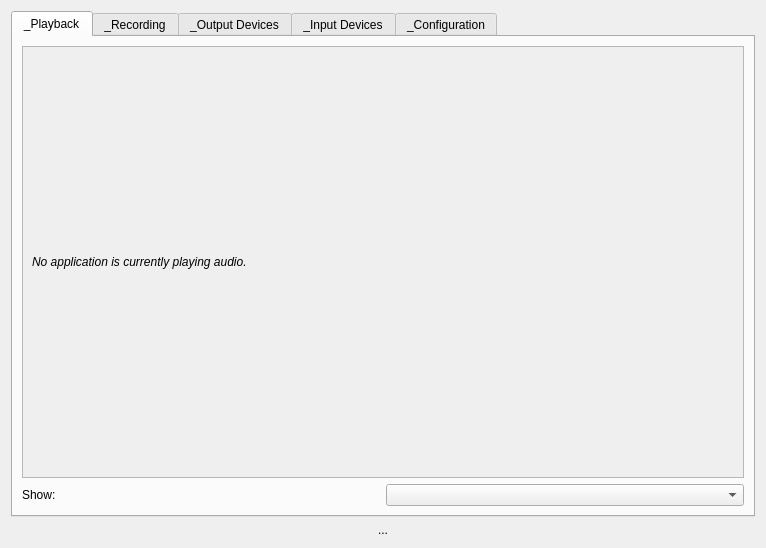
<?xml version="1.0" encoding="UTF-8"?>
<ui version="4.0">
 <class>MainWindow</class>
 <widget class="QDialog" name="MainWindow">
  <property name="geometry">
   <rect>
    <x>0</x>
    <y>0</y>
    <width>766</width>
    <height>548</height>
   </rect>
  </property>
  <property name="windowTitle">
   <string>Volume Control</string>
  </property>
  <property name="windowIcon">
   <iconset theme="multimedia-volume-control"/>
  </property>
  <layout class="QVBoxLayout" name="verticalLayout">
   <item>
    <widget class="QTabWidget" name="notebook">
     <property name="currentIndex">
      <number>0</number>
     </property>
     <widget class="QWidget" name="tab">
      <attribute name="title">
       <string>_Playback</string>
      </attribute>
      <layout class="QGridLayout" name="gridLayout">
       <item row="0" column="0" colspan="2">
        <widget class="QScrollArea" name="scrollArea">
         <property name="widgetResizable">
          <bool>true</bool>
         </property>
         <widget class="QWidget" name="streamsVBox">
          <property name="geometry">
           <rect>
            <x>0</x>
            <y>0</y>
            <width>730</width>
            <height>423</height>
           </rect>
          </property>
          <layout class="QVBoxLayout" name="verticalLayout_2">
           <item>
            <widget class="QLabel" name="noStreamsLabel">
             <property name="text">
              <string>&lt;i&gt;No application is currently playing audio.&lt;/i&gt;</string>
             </property>
            </widget>
           </item>
          </layout>
         </widget>
        </widget>
       </item>
       <item row="1" column="0">
        <widget class="QLabel" name="label">
         <property name="text">
          <string>Show:</string>
         </property>
        </widget>
       </item>
       <item row="1" column="1">
        <widget class="QComboBox" name="sinkInputTypeComboBox"/>
       </item>
      </layout>
     </widget>
     <widget class="QWidget" name="tab_2">
      <attribute name="title">
       <string>_Recording</string>
      </attribute>
      <layout class="QGridLayout" name="gridLayout_2">
       <item row="0" column="0" colspan="2">
        <widget class="QScrollArea" name="scrollArea_2">
         <property name="widgetResizable">
          <bool>true</bool>
         </property>
         <widget class="QWidget" name="recsVBox">
          <property name="geometry">
           <rect>
            <x>0</x>
            <y>0</y>
            <width>730</width>
            <height>423</height>
           </rect>
          </property>
          <layout class="QVBoxLayout" name="verticalLayout_3">
           <item>
            <widget class="QLabel" name="noRecsLabel">
             <property name="text">
              <string>&lt;i&gt;No application is currently recording audio.&lt;/i&gt;</string>
             </property>
            </widget>
           </item>
          </layout>
         </widget>
        </widget>
       </item>
       <item row="1" column="0">
        <widget class="QLabel" name="label_2">
         <property name="text">
          <string>Show:</string>
         </property>
        </widget>
       </item>
       <item row="1" column="1">
        <widget class="QComboBox" name="sourceOutputTypeComboBox"/>
       </item>
      </layout>
     </widget>
     <widget class="QWidget" name="tab_3">
      <attribute name="title">
       <string>_Output Devices</string>
      </attribute>
      <layout class="QGridLayout" name="gridLayout_3">
       <item row="0" column="0" colspan="2">
        <widget class="QScrollArea" name="scrollArea_3">
         <property name="widgetResizable">
          <bool>true</bool>
         </property>
         <widget class="QWidget" name="sinksVBox">
          <property name="geometry">
           <rect>
            <x>0</x>
            <y>0</y>
            <width>730</width>
            <height>423</height>
           </rect>
          </property>
          <layout class="QVBoxLayout" name="verticalLayout_4">
           <item>
            <widget class="QLabel" name="noSinksLabel">
             <property name="text">
              <string>&lt;i&gt;No output devices available&lt;/i&gt;</string>
             </property>
            </widget>
           </item>
          </layout>
         </widget>
        </widget>
       </item>
       <item row="1" column="0">
        <widget class="QLabel" name="label_3">
         <property name="text">
          <string>Show:</string>
         </property>
        </widget>
       </item>
       <item row="1" column="1">
        <widget class="QComboBox" name="sinkTypeComboBox"/>
       </item>
      </layout>
     </widget>
     <widget class="QWidget" name="tab_4">
      <attribute name="title">
       <string>_Input Devices</string>
      </attribute>
      <layout class="QGridLayout" name="gridLayout_4">
       <item row="0" column="0" colspan="2">
        <widget class="QScrollArea" name="scrollArea_4">
         <property name="widgetResizable">
          <bool>true</bool>
         </property>
         <widget class="QWidget" name="sourcesVBox">
          <property name="geometry">
           <rect>
            <x>0</x>
            <y>0</y>
            <width>730</width>
            <height>423</height>
           </rect>
          </property>
          <layout class="QVBoxLayout" name="verticalLayout_5">
           <item>
            <widget class="QLabel" name="noSourcesLabel">
             <property name="text">
              <string>&lt;i&gt;No input devices available&lt;/i&gt;</string>
             </property>
            </widget>
           </item>
          </layout>
         </widget>
        </widget>
       </item>
       <item row="1" column="0">
        <widget class="QLabel" name="label_4">
         <property name="text">
          <string>Show:</string>
         </property>
        </widget>
       </item>
       <item row="1" column="1">
        <widget class="QComboBox" name="sourceTypeComboBox"/>
       </item>
      </layout>
     </widget>
     <widget class="QWidget" name="tab_5">
      <attribute name="title">
       <string>_Configuration</string>
      </attribute>
      <layout class="QVBoxLayout" name="verticalLayout_7">
       <item>
        <widget class="QScrollArea" name="scrollArea_5">
         <property name="widgetResizable">
          <bool>true</bool>
         </property>
         <widget class="QWidget" name="cardsVBox">
          <property name="geometry">
           <rect>
            <x>0</x>
            <y>0</y>
            <width>730</width>
            <height>433</height>
           </rect>
          </property>
          <layout class="QVBoxLayout" name="verticalLayout_6">
           <item>
            <widget class="QLabel" name="noCardsLabel">
             <property name="text">
              <string>&lt;i&gt;No cards available for configuration&lt;/i&gt;</string>
             </property>
            </widget>
           </item>
          </layout>
         </widget>
        </widget>
       </item>
       <item>
        <widget class="QCheckBox" name="showVolumeMetersCheckButton">
         <property name="text">
          <string>Show volume meters</string>
         </property>
        </widget>
       </item>
      </layout>
     </widget>
    </widget>
   </item>
   <item>
    <widget class="QLabel" name="connectingLabel">
     <property name="text">
      <string>...</string>
     </property>
     <property name="alignment">
      <set>Qt::AlignCenter</set>
     </property>
    </widget>
   </item>
  </layout>
 </widget>
 <resources/>
 <connections/>
</ui>
